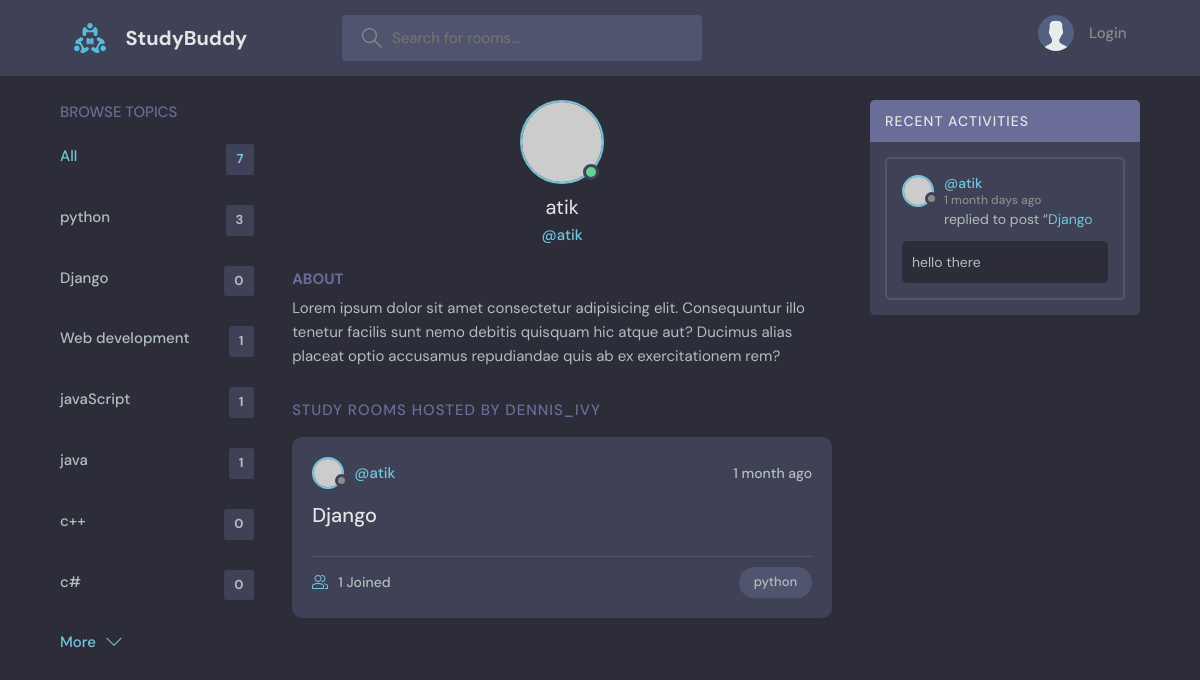
Screenshot of /profile/3/ with the database file from the repository.
### base/models.py (models this page shows, shortened)
class Topic(models.Model):
    name = models.CharField(max_length=200)

class Room(models.Model):
    host = models.ForeignKey(User, on_delete=models.SET_NULL, null=True)
    topic = models.ForeignKey(Topic, on_delete=models.SET_NULL, null=True)
    name = models.CharField(max_length=200)
    description = models.TextField(null=True, blank=True)
    participants = models.ManyToManyField(User, related_name='participants', blank=True)
    updated = models.DateTimeField(auto_now=True)
    created = models.DateTimeField(auto_now_add=True)
    class Meta:
        ordering = ['-updated', '-created']
    def __str__(self):
        return self.name

class Message(models.Model):
    user = models.ForeignKey(User, on_delete=models.CASCADE)
    room = models.ForeignKey(Room, on_delete=models.CASCADE)
    body = models.TextField()
    updated = models.DateTimeField(auto_now=True)
    created = models.DateTimeField(auto_now_add=True)
    class Meta:
        ordering = ['-updated', '-created']

### base/views.py (the view)
# urls.py: path('profile/<str:pk>/', views.userProfile, name="user-profile"),
def userProfile(request, pk):
    user = User.objects.get(id=pk)
    rooms = user.room_set.all()
    room_messages = user.message_set.all()
    topics = Topic.objects.all()
    context = {'user': user, 'rooms': rooms,
               'room_messages': room_messages, 'topics': topics}
    return render(request, 'base/profile.html', context)

### base/templates/base/profile.html (shortened to what this page needs)
{% extends 'main.html' %}
{% block content %}
  <main class="profile-page layout layout--3">
    <div class="container">
      {% include 'base/topics_component.html' %}
      <div class="roomList">
        <div class="profile">
          <div class="profile__avatar">
            <div class="avatar avatar--large active">
              <img src="https://randomuser.me/api/portraits/men/11.jpg" />
            </div>
          </div>
          <div class="profile__info">
            <h3>{{ user.username }}</h3>
            <p>@{{ user.username }}</p>
          </div>
          <div class="profile__about">
            <h3>About</h3>
            <p>
              Lorem ipsum dolor sit amet consectetur adipisicing elit. Consequuntur illo tenetur
              facilis sunt nemo debitis quisquam hic atque aut? Ducimus alias placeat optio
              accusamus repudiandae quis ab ex exercitationem rem?
            </p>
          </div>
        </div>
        <div class="roomList__header">
          <div>
            <h2>Study Rooms Hosted by dennis_ivy</a>
            </h2>
          </div>
        </div>
        {% include 'base/feed_component.html' %}
      </div>
      {% include 'base/activity_component.html' %}
    </div>
  </main>
{% endblock content %}

### base/templates/base/topics_component.html
<div class="topics">
    <div class="topics__header">
      <h2>Browse Topics</h2>
    </div>
    <ul class="topics__list">
      <li>
        <a href="{% url 'home' %}" class="active">All <span>{{ topics.count }}</span></a>
      </li>
      {% for topic in topics %}
      <li>
        <a href="{% url 'home' %}?q={{topic.name}}">{{ topic.name }} <span>{{ topic.room_set.all.count }}</span></a>
      </li>
      {% endfor %}
    </ul>
    <a class="btn btn--link" href="topics.html">
      More
      <svg version="1.1" xmlns="http://www.w3.org/2000/svg" width="32" height="32" viewBox="0 0 32 32">
        <title>chevron-down</title>
        <path d="M16 21l-13-13h-3l16 16 16-16h-3l-13 13z"></path>
      </svg>
    </a>
  </div>

### base/templates/base/feed_component.html (shortened to what this page needs)
{% for room in rooms %}
<div class="roomListRoom">
    <div class="roomListRoom__header">
      <a href="{% url 'user-profile' room.host.id %}" class="roomListRoom__author">
        <div class="avatar avatar--small">
          <img src="https://randomuser.me/api/portraits/women/11.jpg" />
        </div>
        <span>@{{ room.host.username }}</span>
      </a>
      <div class="roomListRoom__actions">
        <span>{{ room.created|timesince }} ago</span>
      </div>
    </div>
    <div class="roomListRoom__content">
      <a href="{% url 'room' room.id %}">{{ room.name }}</a>
    </div>
    <div class="roomListRoom__meta">
      <a href="{% url 'room' room.id %}" class="roomListRoom__joined">
        {{ room.participants.all.count }} Joined
      </a>
      <p class="roomListRoom__topic">{{ room.topic.name }}</p>
    </div>
</div>
{% endfor %}

### base/templates/base/activity_component.html (shortened to what this page needs)
<div class="activities">
    <div class="activities__header">
      <h2>Recent Activities</h2>
    </div>
    {% for message in room_messages %}
    <div class="activities__box">
      <div class="activities__boxHeader roomListRoom__header">
        <a href="{% url 'user-profile' message.user.id %}" class="roomListRoom__author">
          <div class="avatar avatar--small">
            <img src="https://randomuser.me/api/portraits/women/11.jpg" />
          </div>
          <p>
            @{{ message.user }}
            <span>{{ message.created|timesince }} days ago</span>
          </p>
        </a>
      </div>
      <div class="activities__boxContent">
        <p>replied to post “<a href="{% url 'room' message.room.id %}">{{ message.room }}</a></p>
        <div class="activities__boxRoomContent">
            {{ message.body }}
        </div>
      </div>
    </div>
    {% endfor %}
  </div>

### rows the page displays
Topic: name "python", room_set.all.count "3"
Topic: name "Django", room_set.all.count "0"
Topic: name "Web development", room_set.all.count "1"
Topic: name "javaScript", room_set.all.count "1"
Topic: name "java", room_set.all.count "1"
Topic: name "c++", room_set.all.count "0"
Topic: name "c#", room_set.all.count "0"
Room: host.username "atik", created "1 month", name "Django", participants.all.count "1", topic.name "python"
Message: user "atik", created "1 month", room "Django", body "hello there"

### other values shown
{{ topics.count }} "7"
{{ user.username }} "atik"
